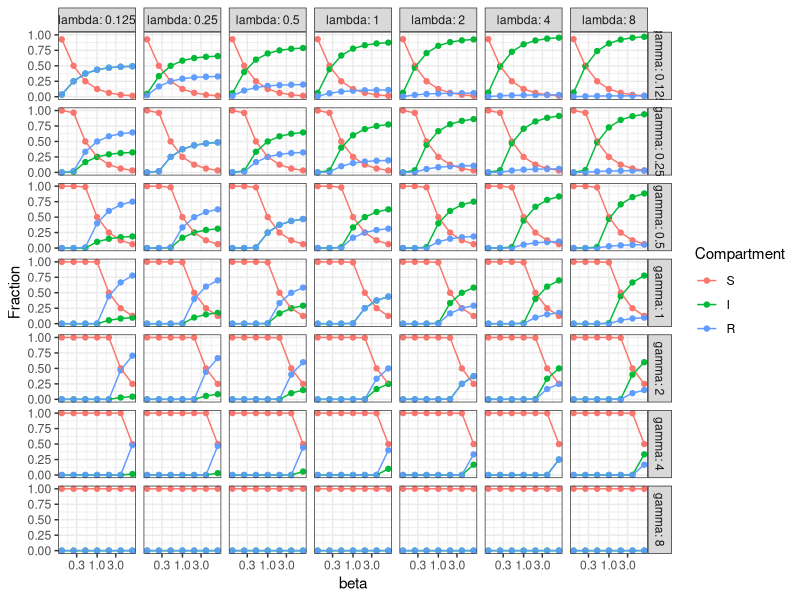
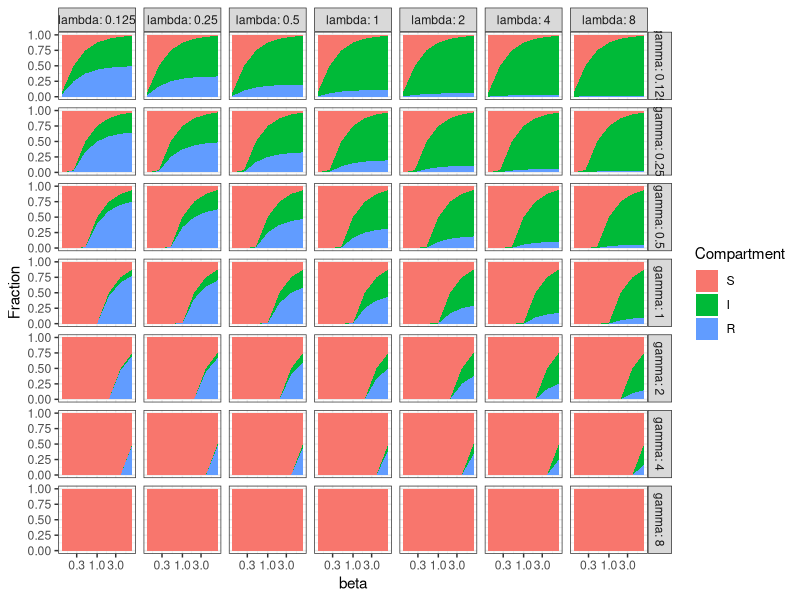
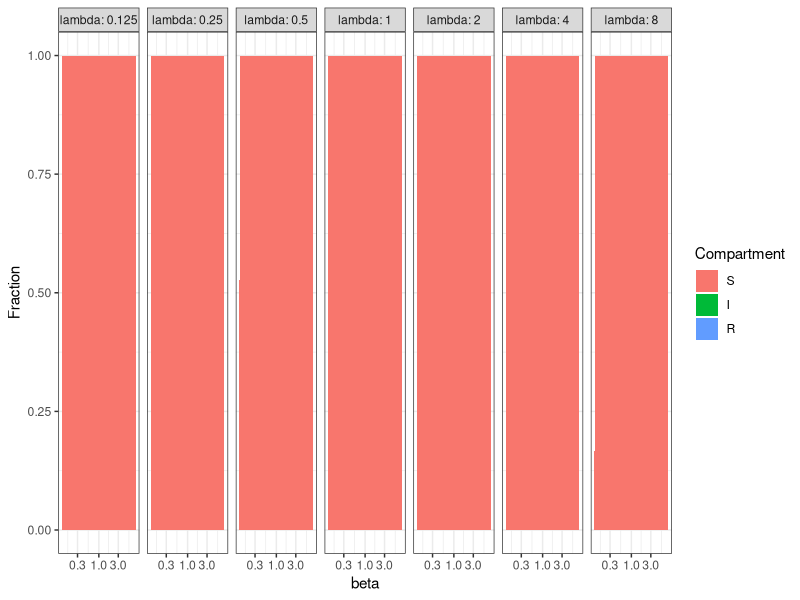
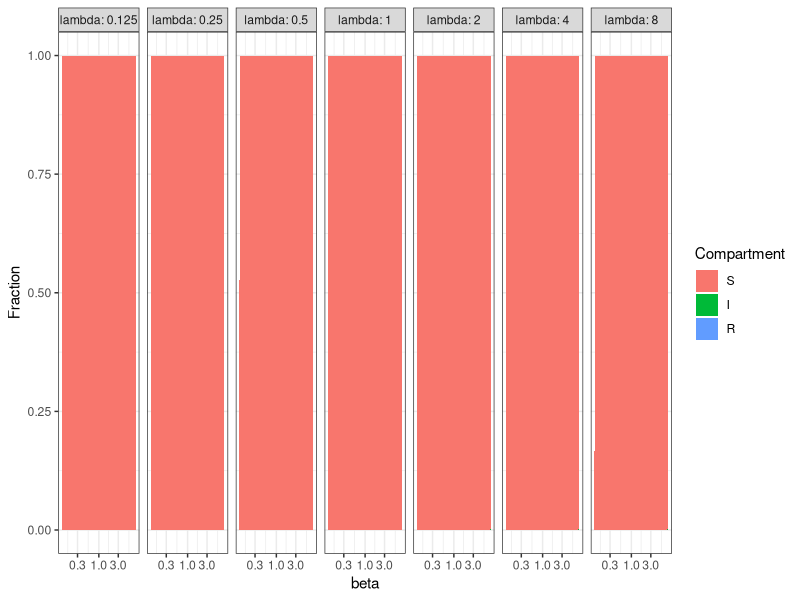
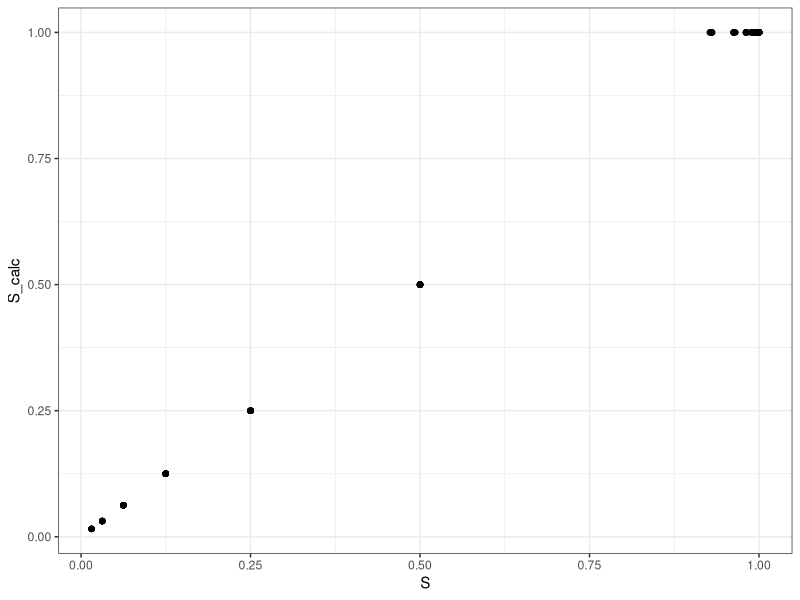
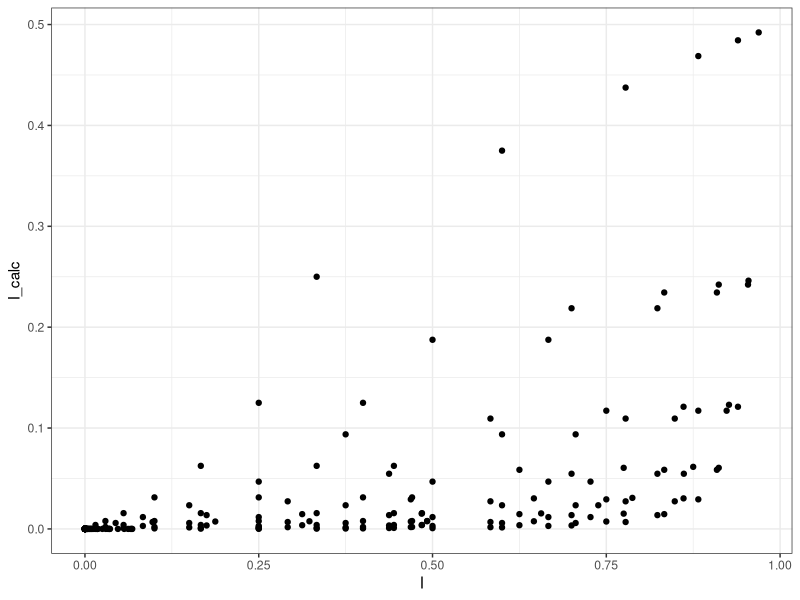
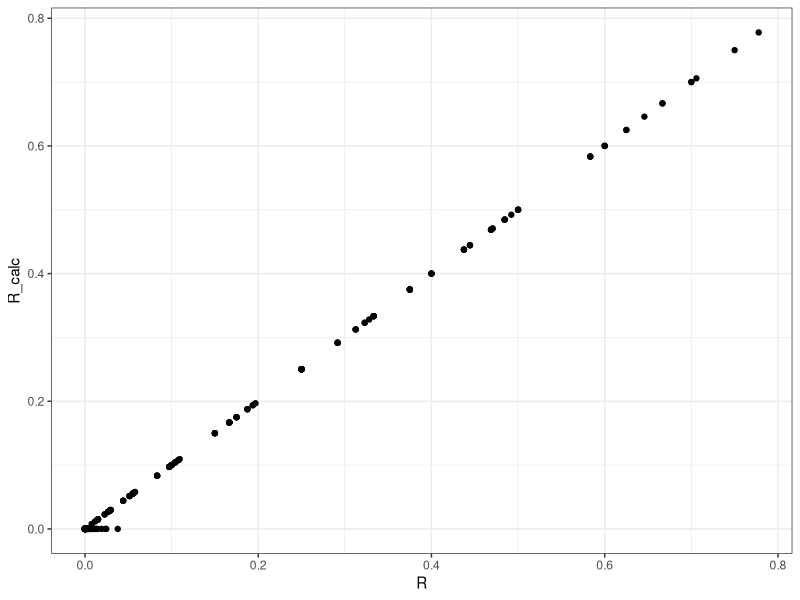
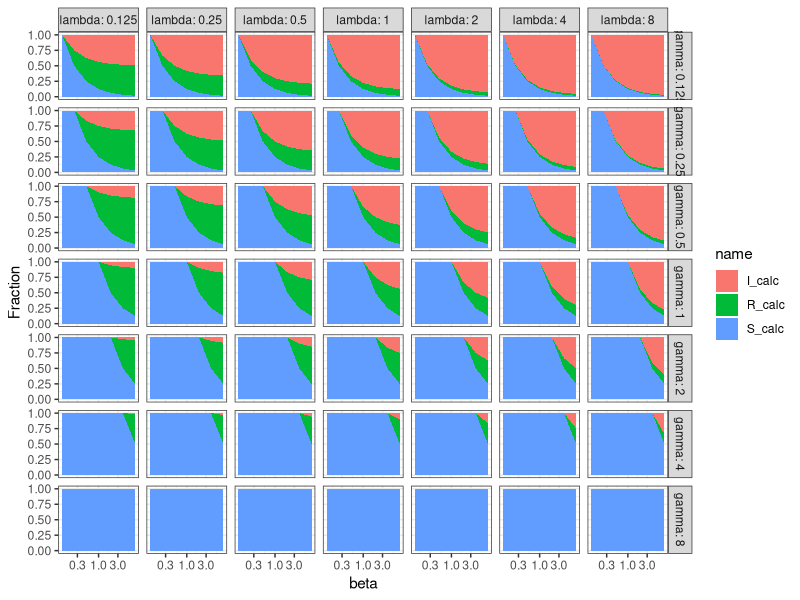

R code for these plots, in order:
## ---- chunk 1
#| label: init
#| message: false
library('ggplot2')
library('tidyverse')
library('deSolve')
theme_set(theme_bw())
## ---- chunk 2
#| label: explore_model_dynamics
#| fig.width: 10
#| fig.height: 10
#| eval: true
#| cache: false
sir_ode_deterministic <- function(t, state, pars) {
  with(as.list(c(state, pars)), {
    dS <- - beta * I * S + lambda * R
    dI <- beta * I * S - gamma * I
    dR <- gamma * I - lambda * R
    return(list(c(dS = dS, dI = dI, dR = dR)))
  }) 
}


infected_initial <- 0.5
initial_condition <- 
  c(S = 1 - infected_initial,
    I = infected_initial,
    R = 0)

step_length <- 1
max_time <- 100
timepoints <- seq(0, max_time, by = step_length)
grid_values <- 2^(-1:1)
grid_values <- 2^(-2:2)
grid_values <- 2^(-3:3)

result <- tibble()
for(beta in grid_values) {
  for(gamma in grid_values) {
    for(lambda in grid_values) {
      parameters <- list(beta = beta, 
                         gamma = gamma,
                         lambda = lambda)
      solution <- ode(y = initial_condition, 
                      times = timepoints,
                      func = sir_ode_deterministic,
                      parms = parameters) %>% 
        unclass %>% as_tibble
      solution$beta <- beta
      solution$gamma <- gamma
      solution$lambda <- lambda
      result <- rbind(result, solution)
    }
  }
}

result <- pivot_longer(result, cols = c('S', 'I', 'R'))

last <- result[result$time == max_time, ]
last$name <- factor(last$name, levels = c('S', 'I', 'R'))

last %>%
  ggplot(aes(beta, value, colour = name)) + geom_point() + geom_line() +
  facet_grid(rows = vars(gamma), cols = vars(lambda), labeller = label_both) +
  ylab('Fraction') + xlab('beta') + labs(colour = 'Compartment') +
  scale_x_continuous(trans='log10')

last %>%
  ggplot(aes(x = beta, y = value, fill = name)) + geom_area() +
  facet_grid(rows = vars(gamma), cols = vars(lambda), labeller = label_both) +
  ylab('Fraction') + xlab('beta') + labs(fill = 'Compartment') +
  scale_x_continuous(trans='log10')

ss <- last %>% group_by(beta, gamma, lambda) %>% summarise(ss = sum(value))

part <- last %>% filter(gamma == 8)
part <- part %>% mutate(value_new = round(value))

max(part$value - part$value_new)

part %>% ggplot(aes(x = beta, y = value_new, fill = name)) + geom_area() +
  facet_grid(cols = vars(lambda), labeller = label_both) +
  ylab('Fraction') + xlab('beta') + labs(fill = 'Compartment') +
  scale_x_continuous(trans = 'log10')

part %>% ggplot(aes(x = beta, y = value, fill = name)) + geom_area() +
  facet_grid(cols = vars(lambda), labeller = label_both) +
  ylab('Fraction') + xlab('beta') + labs(fill = 'Compartment') +
  scale_x_continuous(trans = 'log10')


## ---- chunk 3
last_w <- pivot_wider(last, names_from = name, values_from = value)
last_w$S + last_w$I + last_w$R

last_w$S_calc <- pmin(1, last_w$gamma / last_w$beta)
last_w$I_calc <- pmax(0, pmin(1, with(last_w, (lambda * (beta - gamma))) / (beta * (gamma + lambda))))
last_w$R_calc <- pmax(0, pmin(1, with(last_w, (gamma * (beta - gamma)) / (beta * (gamma + lambda)))))
ggplot(last_w, aes(S, S_calc)) + geom_point()
ggplot(last_w, aes(I, I_calc)) + geom_point()
ggplot(last_w, aes(R, R_calc)) + geom_point()
last_w$I_calc <- 1 - last_w$S_calc - last_w$R_calc

last <- pivot_longer(last_w, cols = c('S_calc', 'I_calc', 'R_calc'))
glimpse(last)


last %>%
  ggplot(aes(x = beta, y = value, fill = name)) + geom_area() +
  facet_grid(rows = vars(gamma), cols = vars(lambda), labeller = label_both) +
  ylab('Fraction') + xlab('beta') + labs(colour = 'Compartment') +
  scale_x_continuous(trans='log10')
